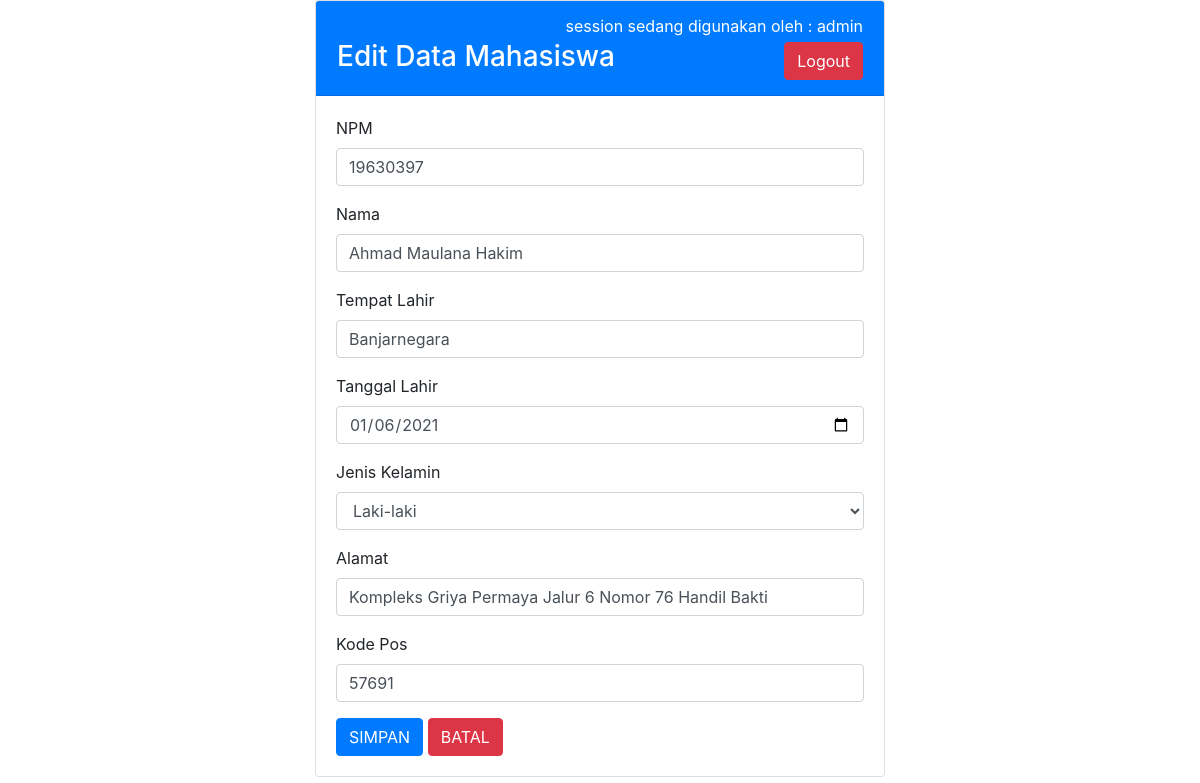
The page /edit_mahasiswa.php?idmahasiswa=3 (signed in) on the database its author committed.
### tables this page shows
CREATE TABLE `tbmahasiswa` (
  `idmahasiswa` int(10) NOT NULL,
  `npm` varchar(8) NOT NULL,
  `nama` varchar(30) NOT NULL,
  `tempat_lahir` varchar(20) NOT NULL,
  `tanggal_lahir` date NOT NULL,
  `jenis_kelamin` enum('Laki-laki','Perempuan') NOT NULL,
  `alamat` text NOT NULL,
  `kode_pos` varchar(10) NOT NULL
);

### edit_mahasiswa.php (the view, shortened to what this page needs)
<?php
    include "koneksi.php";
    $id = $_GET['idmahasiswa'];
    $ambilData = mysqli_query($koneksi, "SELECT * FROM tbmahasiswa WHERE idmahasiswa='$id'");
    $data=mysqli_fetch_array($ambilData);
?>
<!DOCTYPE html>
<html lang="en">
<head>
    <link rel="stylesheet" href="css/bootstrap.css">
</head>
<body>
    <div class="container col-md-6">
        <div class="card">
            <div class="card-header bg-primary text-white">
            <table width="100%">
                <tr>
                    <td align="right" colspan=2><?php echo "session sedang digunakan oleh : ".$_SESSION['username']; ?></td>
                </tr>
                <tr>
                    <td><h3>Edit Data Mahasiswa</h3></td>
                    <td align="right"><a href="logout.php" class="btn btn-danger" onclick="return confirm('Anda akan Keluar, Lanjutkan?')">Logout</a></td>
                </tr>
                </table>
            </div>
            <div class="card-body">
            <form action="" method="POST" class="form-item">
                <div class="form-group">
                <label for="npm">NPM</label>
                <input type="text" name="npm" value="<?php echo $data['npm'] ?>" class="form-control col-md_9" placeholder="Masukkan NPM">
                </div>
                <div class="form-group">
                <label for="nama">Nama</label>
                <input type="text" name="nama" value="<?php echo $data['nama'] ?>" class="form-control col-md_9" placeholder="Masukkan Nama">
                </div>
                <div class="form-group">
                <label for="tempat_lahir">Tempat Lahir</label>
                <input type="text" name="tempat_lahir" value="<?php echo $data['tempat_lahir'] ?>" class="form-control col-md_9" placeholder="Masukkan Tempat Lahir">
                </div>
                <div class="form-group">
                <label for="tanggal_lahir">Tanggal Lahir</label>
                <input type="date" name="tanggal_lahir" value="<?php echo $data['tanggal_lahir'] ?>" class="form-control col-md_9" placeholder="Pilih Tanggal Lahir">
                </div>
                <div class="form-group">
                <label for="jenis_kelamin">Jenis Kelamin</label>
                <select name="jenis_kelamin" value="<?php echo $data['jenis_kelamin'] ?>" class="form-control col-md_9" placeholder="Pilih Jenis Kelamin">
                    <option value="Laki-laki">Laki-laki</option>
                </select>
                </div>
                <div class="form-group">
                <label for="alamat">Alamat</label>
                <input type="text" name="alamat" cols="20" rows="4" value="<?php echo $data['alamat'] ?>" class="form-control col-md_9" placeholder="Masukkan Alamat">
                </div>
                <div class="form-group">
                <label for="kode_pos">Kode Pos</label>
                <input type="Number" name="kode_pos" value="<?php echo $data['kode_pos'] ?>" class="form-control col-md_9" placeholder="Masukkan Kode Pos">
                </div>
                  <button type="submit" class="btn btn-primary" name="simpan">SIMPAN</button>
                  <a href="data_mahasiswa.php" class="btn btn-danger">BATAL</a>
            </form>
            </div>
        </div>
    </div>
</body>
</html>

### rows shown on the page
tbmahasiswa: npm "19630397", nama "Ahmad Maulana Hakim", tempat_lahir "Banjarnegara", tanggal_lahir "01/06/2021", jenis_kelamin "Laki-laki", alamat "Kompleks Griya Permaya Jalur 6 Nomor 76 Handil Bakti", kode_pos "57691"

### other values the page prints
$_SESSION['username'] "admin"
